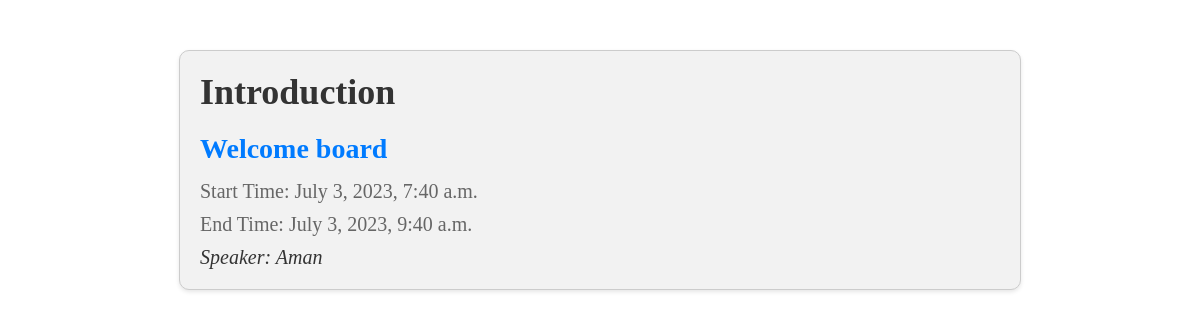
Page /list_of_all_schedules/details_of_schedule/1 on the committed database.
### Event_app/models.py (models this page shows, shortened)
class schedule_management(models.Model):
    event_managment = models.ForeignKey(event_managment ,on_delete = models.CASCADE)
    start_time = models.DateTimeField()
    end_time = models.DateTimeField()
    topic = models.CharField(max_length = 50)
    speaker_management =models.ForeignKey(speaker_management, on_delete =models.CASCADE, related_name='schedules')

class event_managment(models.Model):
    title = models.CharField(max_length=15)
    description = models.CharField(max_length=100)
    start_date = models.DateField()
    end_date = models.DateField()
    location = models.CharField(max_length=10)
    category = models.ForeignKey(category, on_delete=models.CASCADE, related_name='events')
    is_free = models.BooleanField()

class speaker_management(models.Model):
    name = models.CharField(max_length = 15)
    biography = models.TextField()
    optional_photo = models.ImageField(upload_to='speaker_photo', blank=True , null=True)
    email_address = models.EmailField()
    phone_number = models.CharField(max_length = 25)
    linkedin = models.URLField(blank= True)
    twitter = models.URLField(blank= True)

### Event_app/views.py (the view)
# urls.py: path('list_of_all_schedules/details_of_schedule/<int:id>',views.details_of_schedule),
def details_of_schedule(request, id):
    myevent = schedule_management.objects.get(id=id)
    template = loader.get_template('Event_app/detail_of_schedule.html')
    context = {
          'mymember': myevent,
           }
    return HttpResponse(template.render(context, request))

### Event_app/templates/Event_app/detail_of_schedule.html (shortened to what this page needs)
<!DOCTYPE html>
<html>
<head>
</head>
<body>
  <div class="schedule-container">
    <h1>{{mymember.topic }}</h1>
    <p class="event-title">{{mymember.event_managment.title }}</p>
    <p class="time">Start Time: {{ mymember.start_time }}</p>
    <p class="time">End Time: {{ mymember.end_time }}</p>
    <p class="speaker">Speaker: {{ mymember.speaker_management.name }}</p>
  </div>
</body>
</html>

### Event_app/templates/Event_app/detail_of_schedule.html (style rules this page uses)
body, h1, p { margin: 0; padding: 0; }
.schedule-container { width: 90%; max-width: 800px; margin: 50px auto; padding: 20px; border: 1px solid #ccc; border-radius: 10px; background-color: #f2f2f2; box-shadow: 0 2px 4px rgba(0, 0, 0, 0.1); }
h1 { font-size: 36px; font-weight: bold; margin-bottom: 20px; color: #333; }
.event-title { font-size: 28px; font-weight: bold; margin-bottom: 15px; color: #007bff; }
.time { font-size: 20px; margin-bottom: 10px; color: #666; }
.speaker { font-size: 20px; font-style: italic; color: #333; }

### rows in the picture
schedule_management: topic "Introduction", event_managment "Welcome board", start_time "July 3, 2023, 7:40 a.m.", end_time "July 3, 2023, 9:40 a.m.", speaker_management.name "Aman"
